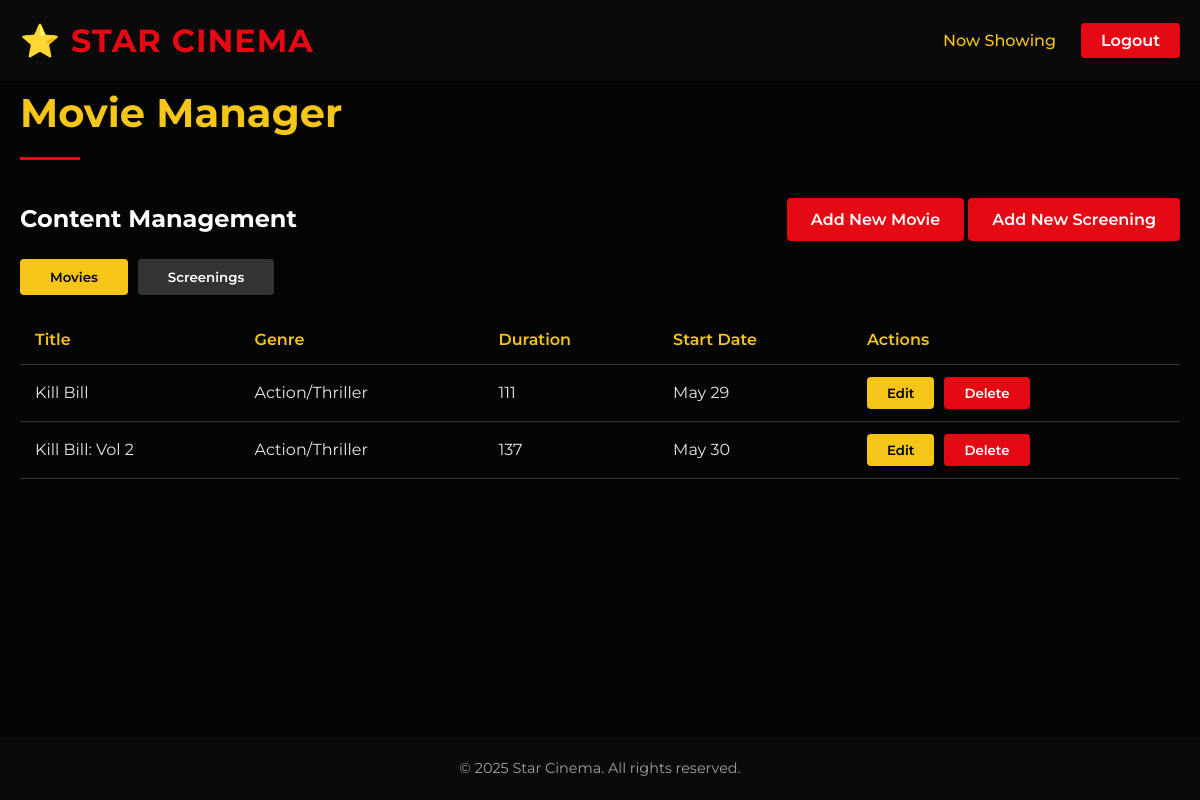
/manager.php, run on the app's committed database.
### tables this page shows
CREATE TABLE movies (
    movie_id INT AUTO_INCREMENT PRIMARY KEY,
    title VARCHAR(255) NOT NULL,
    rating VARCHAR(5),
    duration INT,
    release_year INT NOT NULL,
    director VARCHAR(255) NOT NULL,
    cast VARCHAR(255),
    description TEXT,
    poster VARCHAR(255),
    trailer VARCHAR(255),
    start_date DATE NOT NULL,
    genre VARCHAR(70) NOT NULL
);

### manager.php (the view, shortened to what this page needs)
<?php
include("includes/header.php");
displayHeader(true, false, false, true);
?>
<body>
    <div class="container">
        <h2 class="section-title">Movie Manager</h2>
        <div class="manager-container">
            <div class="manager-header">
                <h3>Content Management</h3>
                <div>
                    <a href="add-movie.php" class="btn-primary">Add New Movie</a>
                    <a href="add-screening.php" class="btn-primary">Add New Screening</a>
                </div>
            </div>
            <div class="manager-tabs">
                <button class="manager-tab active" data-tab="movies">Movies</button>
                <button class="manager-tab" data-tab="screenings">Screenings</button>
            </div>
            <div class="manager-content active" id="movies-content">
                <table class="manager-table">
                    <thead>
                        <tr>
                            <th>Title</th>
                            <th>Genre</th>
                            <th>Duration</th>
                            <th>Start Date</th>
                            <th>Actions</th>
                        </tr>
                    </thead>
                    <tbody>
                        <?php
                        include("includes/connect-db.php");
                        $movies = $conn->execute_query("SELECT * FROM movies ORDER BY start_date");
                        if ($movies->num_rows > 0) {
                            while ($movie = $movies->fetch_assoc()) {
                                echo '<tr>';
                                echo '<td>' . $movie['title'] . '</td>';
                                echo '<td>' . $movie['genre'] .'</td>';
                                echo '<td>'. $movie['duration'] .'</td>';
                                echo '<td>'. date("F j", strtotime($movie['start_date'])) .'</td>';
                                echo '<td>';
                                echo '<div class="action-buttons">';
                                echo '<button class="btn-edit">Edit</button>';
                                echo '<button class="btn-delete">Delete</button>';
                                echo '</div>';
                                echo '</td>';
                                echo '</tr>';
                            }
                        } else {
                            echo "<p>No movies found.</p>";
                        }
                        ?>
                    </tbody>
                </table>
            </div>
        </div>
    </div>
    <?php
    include("includes/footer.php");
?>

### includes/header.php (shortened to what this page needs)
<?php
    function displayHeader($nowshowing = true, $login = true, $register = true, $logout = false){
?>
    <!DOCTYPE html>
<html lang="en">
<head>
    <link rel="stylesheet" href="./styles.css">
</head>
<body>
    <header>
        <div class="container">
            <div class="logo">
                <a href="index.php"><h1>⭐ Star Cinema</h1></a>
            </div>
            <nav>
                <ul>
<?php
    if ($nowshowing){
        echo '<li><a href="index.php">Now Showing</a></li>';
    }
    if ($logout){
        echo '<li><a href="logout.php" class="btn-login">Logout</a></li>';
    }
?>
                </ul>
            </nav>
        </div>
    </header>
<?php
    }
?>

### includes/footer.php
    <footer>
        <div class="copyright">
            <p>&copy; 2025 Star Cinema. All rights reserved.</p>
        </div>
    </footer>
    </body>
</html>

### styles.css (style rules this page uses)
:root { --primary-color: #e50914; --primary-hover: #f40612; --secondary-color: #0a0a0a; --accent-color: #f5c518; --text-color: #e6e6e6; --text-light: #a0a0a0; --background-color: #050505; --card-color: #121212; --card-hover: #1a1a1a; --border-color: #333; }
* { margin: 0; padding: 0; box-sizing: border-box; }
body { font-family: 'Montserrat', sans-serif; line-height: 1.6; color: var(--text-color); background-color: var(--background-color); min-height: 100vh; display: flex; flex-direction: column; }
.container { width: 100%; max-width: 1200px; margin: 0 auto; padding: 0 20px; }
a { text-decoration: none; color: var(--accent-color); transition: all 0.3s ease; }
ul { list-style: none; }
button, .btn-primary, .btn-secondary, .btn-book, .btn-login { cursor: pointer; border: none; border-radius: 4px; padding: 12px 24px; font-family: 'Montserrat', sans-serif; font-weight: 600; transition: all 0.3s ease; }
.btn-primary { background-color: var(--primary-color); color: white; }
.section-title { font-family: 'Montserrat', sans-serif; font-weight: 700; font-size: 2.5rem; margin-bottom: 40px; position: relative; padding-bottom: 15px; color: var(--accent-color); }
.section-title::after { content: ''; position: absolute; bottom: 0; left: 0; width: 60px; height: 3px; background-color: var(--primary-color); }
header { background-color: var(--secondary-color); color: white; padding: 15px 0; position: sticky; top: 0; z-index: 100; box-shadow: 0 2px 10px rgba(0, 0, 0, 0.5); }
header .container { display: flex; justify-content: space-between; align-items: center; }
.logo h1 { font-family: 'Montserrat', sans-serif; font-weight: 700; font-size: 2rem; color: var(--primary-color); letter-spacing: 1px; text-transform: uppercase; }
nav ul { display: flex; gap: 25px; }
nav a { color: var(--accent-color); font-weight: 500; padding: 5px 0; position: relative; }
nav a::after { content: ''; position: absolute; bottom: 0; left: 0; width: 0; height: 2px; background-color: var(--primary-color); transition: all 0.3s ease; }
.btn-login { background-color: var(--primary-color); color: white; padding: 8px 20px; border-radius: 4px; font-weight: 600; }
footer { background-color: var(--secondary-color); color: white; padding: 20px 0; margin-top: auto; }
.copyright { text-align: center; color: var(--text-light); font-size: 0.9rem; }
.manager-container { background-color: transparent; padding: 0; box-shadow: none; }
.manager-header { display: flex; justify-content: space-between; align-items: center; margin-bottom: 20px; }
.manager-header h3 { color: #fff; font-size: 1.5rem; }
.manager-tabs { display: flex; margin-bottom: 20px; border-bottom: none; gap: 10px; }
.manager-tab { background-color: #333; color: #fff; border: none; padding: 10px 30px; cursor: pointer; border-radius: 4px; font-weight: 600; }
.manager-tab.active { background-color: var(--accent-color); color: #000; }
.manager-table { width: 100%; border-collapse: collapse; margin-bottom: 30px; }
.manager-table th { text-align: left; padding: 12px 15px; background-color: transparent; color: var(--accent-color); font-weight: 600; border-bottom: 1px solid #333; }
.manager-table td { padding: 12px 15px; border-bottom: 1px solid #333; }
.action-buttons { display: flex; gap: 10px; }
.btn-edit, .btn-delete { padding: 8px 20px; border: none; border-radius: 4px; cursor: pointer; font-weight: 600; }
.btn-edit { background-color: var(--accent-color); color: #000; }
.btn-delete { background-color: var(--primary-color); color: #fff; }
.manager-content { display: none; }
.manager-content.active { display: block; }

### data on the page
movies: title "Kill Bill", genre "Action/Thriller", duration "111", start_date "May 29"
movies: title "Kill Bill: Vol 2", genre "Action/Thriller", duration "137", start_date "May 30"
